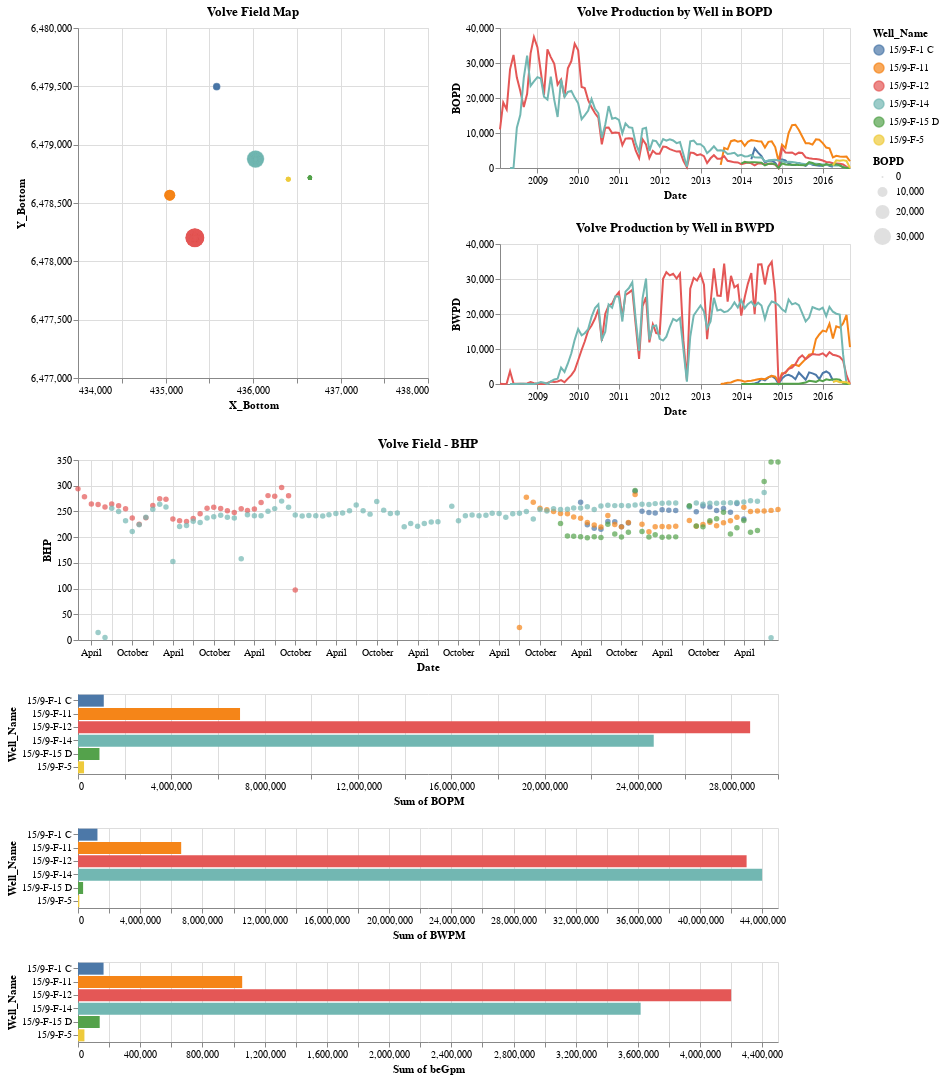

The code cell stored with this chart in its notebook:
### Markdown cell above
### Better layout of all Plots

### Code cell
interval = alt.selection_interval()

base = alt.Chart(df).properties(
    width=350,
    height=350,
).add_selection(interval)


points = base.mark_point(filled=True, size=200).encode(

    alt.X('X_Bottom:Q',
            scale=alt.Scale(domain=(434000, 438000))
        ),
    alt.Y('Y_Bottom',
            scale=alt.Scale(domain=(6477000, 6480000))),

    #x='XX_Bottom:Q',
    #y='YY_Bottom:Q',
    size='BOPD:Q',
    color=alt.condition(interval, 'Well_Name', alt.value('lightgray')),
    #color=alt.condition(selector, 'Well_Name:O', alt.value('lightgray'), legend=None),
    tooltip='Well_Name',
).properties(
    title='Volve Field Map',
    selection=interval
)


timeseries = base.mark_line().encode(
    x='Date',
    y=alt.Y('BOPD', scale=alt.Scale(domain=(0, 40000))),
    color=alt.Color('Well_Name:O')

).properties(
    title='Volve Production by Well in BOPD',
    width=350,
    height=140
    #selection=interval
).transform_filter(
    #title='Volve Field BOPD',
    interval
)


timeseries2 = base.mark_line().encode(
    x='Date',
    y=alt.Y('BWPD', scale=alt.Scale(domain=(0, 40000))),
    color=alt.Color('Well_Name:O')

).properties(
    title='Volve Production by Well in BWPD',
    width=350,
    height=140
    #selection=interval
).transform_filter(
    #title='Volve Field BOPD',
    interval
)



bhp = alt.Chart(df).mark_circle().encode(
    x='Date',
    y='BHP',
    color='Well_Name:O'
    #color='BOPD:Q'
).properties(
    title='Volve Field - BHP',
    width=700,
    height=180,
    selection=interval
).transform_filter(
    interval
)


hist = alt.Chart(df).mark_bar().encode(
    #x='count()',
    x='sum(BOPM)',
    y='Well_Name',
    color='Well_Name'
).properties(
    width=700,
    height=80
).transform_filter(
    interval
)

hist2 = alt.Chart(df).mark_bar().encode(
    #x='count()',
    x='sum(BWPM)',
    y='Well_Name',
    color='Well_Name'
).properties(
    width=700,
    height=80
).transform_filter(
    interval
)

hist3 = alt.Chart(df).mark_bar().encode(
    x='sum(beGpm)',
    y='Well_Name',
    color='Well_Name'
).properties(
    width=700,
    height=80
).transform_filter(
    interval
)

first = points | timeseries & timeseries2
second = bhp & hist & hist2 & hist3



#points & timeseries & timeseries2 & bhp & hist & hist2 & hist3

first & second

### Figure 1 — Vega-Lite specification as saved in the notebook (floating-point values rounded to 4 significant figures; data arrays with more than 128 entries replaced by an {"elided": "..."} marker saying what was removed)
{"config": {"view": {"continuousWidth": 400, "continuousHeight": 300}}, "vconcat": [{"hconcat": [{"mark": {"type": "point", "filled": true, "size": 200}, "encoding": {"color": {"condition": {"field": "Well_Name", "type": "nominal", "selection": "selector008"}, "value": "lightgray"}, "size": {"field": "BOPD", "type": "quantitative"}, "tooltip": {"field": "Well_Name", "type": "nominal"}, "x": {"field": "X_Bottom", "scale": {"domain": [434000, 438000]}, "type": "quantitative"}, "y": {"field": "Y_Bottom", "scale": {"domain": [6477000, 6480000]}, "type": "quantitative"}}, "height": 350, "selection": {"selector008": {"type": "interval"}}, "title": "Volve Field Map", "width": 350}, {"vconcat": [{"mark": "line", "encoding": {"color": {"field": "Well_Name", "type": "ordinal"}, "x": {"field": "Date", "type": "temporal"}, "y": {"field": "BOPD", "scale": {"domain": [0, 40000]}, "type": "quantitative"}}, "height": 140, "selection": {"selector008": {"type": "interval"}}, "title": "Volve Production by Well in BOPD", "transform": [{"filter": {"selection": "selector008"}}], "width": 350}, {"mark": "line", "encoding": {"color": {"field": "Well_Name", "type": "ordinal"}, "x": {"field": "Date", "type": "temporal"}, "y": {"field": "BWPD", "scale": {"domain": [0, 40000]}, "type": "quantitative"}}, "height": 140, "selection": {"selector008": {"type": "interval"}}, "title": "Volve Production by Well in BWPD", "transform": [{"filter": {"selection": "selector008"}}], "width": 350}]}]}, {"vconcat": [{"mark": "circle", "encoding": {"color": {"field": "Well_Name", "type": "ordinal"}, "x": {"field": "Date", "type": "temporal"}, "y": {"field": "BHP", "type": "quantitative"}}, "height": 180, "selection": {"selector008": {"type": "interval"}}, "title": "Volve Field - BHP", "transform": [{"filter": {"selection": "selector008"}}], "width": 700}, {"mark": "bar", "encoding": {"color": {"field": "Well_Name", "type": "nominal"}, "x": {"aggregate": "sum", "field": "BOPM", "type": "quantitative"}, "y": {"field": "Well_Name", "type": "nominal"}}, "height": 80, "transform": [{"filter": {"selection": "selector008"}}], "width": 700}, {"mark": "bar", "encoding": {"color": {"field": "Well_Name", "type": "nominal"}, "x": {"aggregate": "sum", "field": "BWPM", "type": "quantitative"}, "y": {"field": "Well_Name", "type": "nominal"}}, "height": 80, "transform": [{"filter": {"selection": "selector008"}}], "width": 700}, {"mark": "bar", "encoding": {"color": {"field": "Well_Name", "type": "nominal"}, "x": {"aggregate": "sum", "field": "beGpm", "type": "quantitative"}, "y": {"field": "Well_Name", "type": "nominal"}}, "height": 80, "transform": [{"filter": {"selection": "selector008"}}], "width": 700}]}], "data": {"name": "data-8803c0ed2ee0bdd662a68a804b5561d5"}, "$schema": "https://vega.github.io/schema/vega-lite/v4.17.0.json", "datasets": {"data-8803c0ed2ee0bdd662a68a804b5561d5": {"elided": "302 records"}}}
